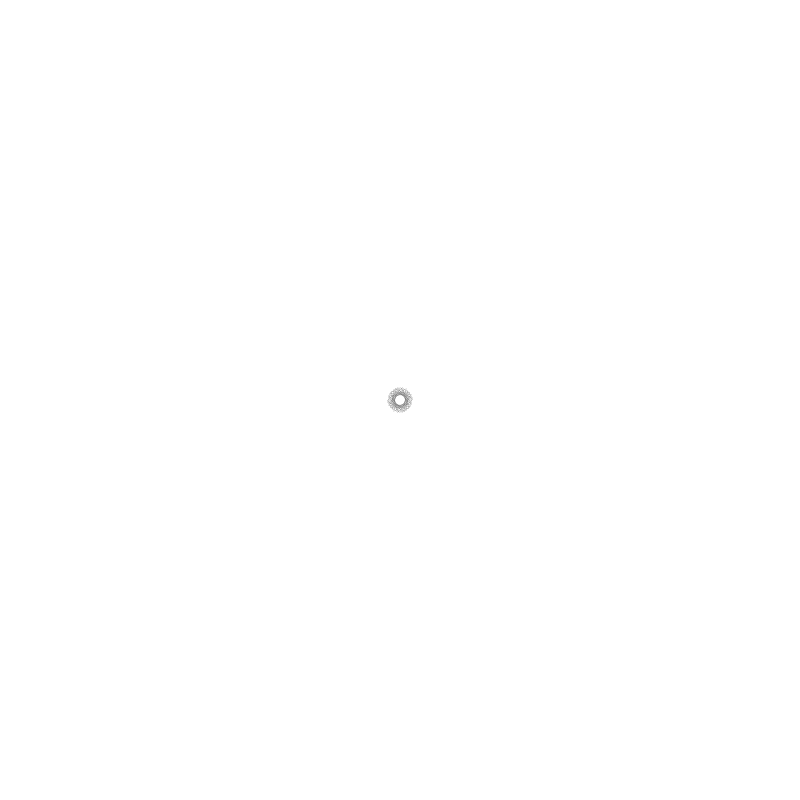
Frame 1 (no input)
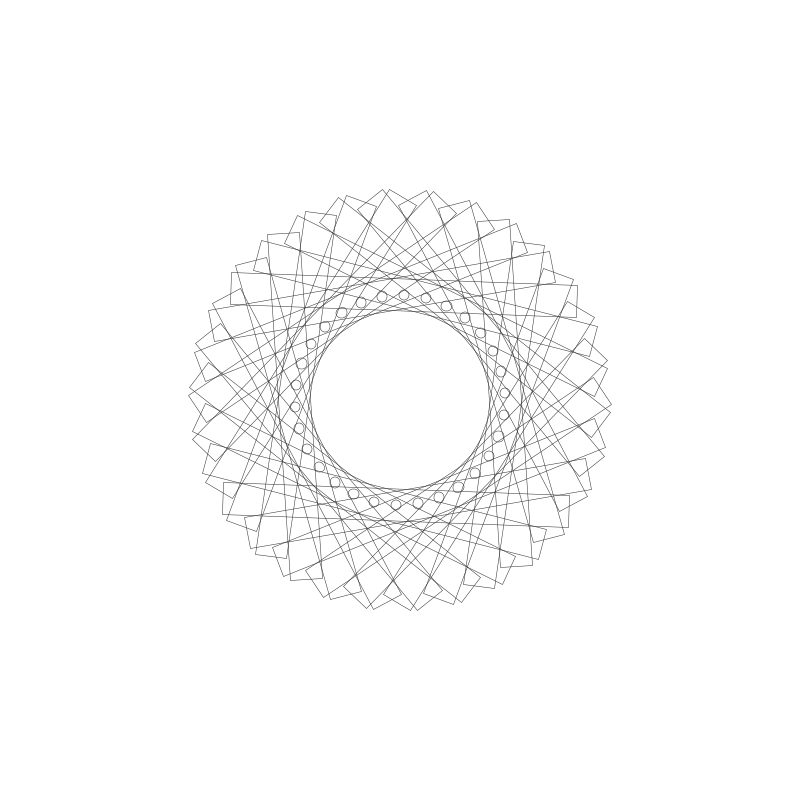
Frame 60 (the mouse pressed at the canvas centre just before this capture)
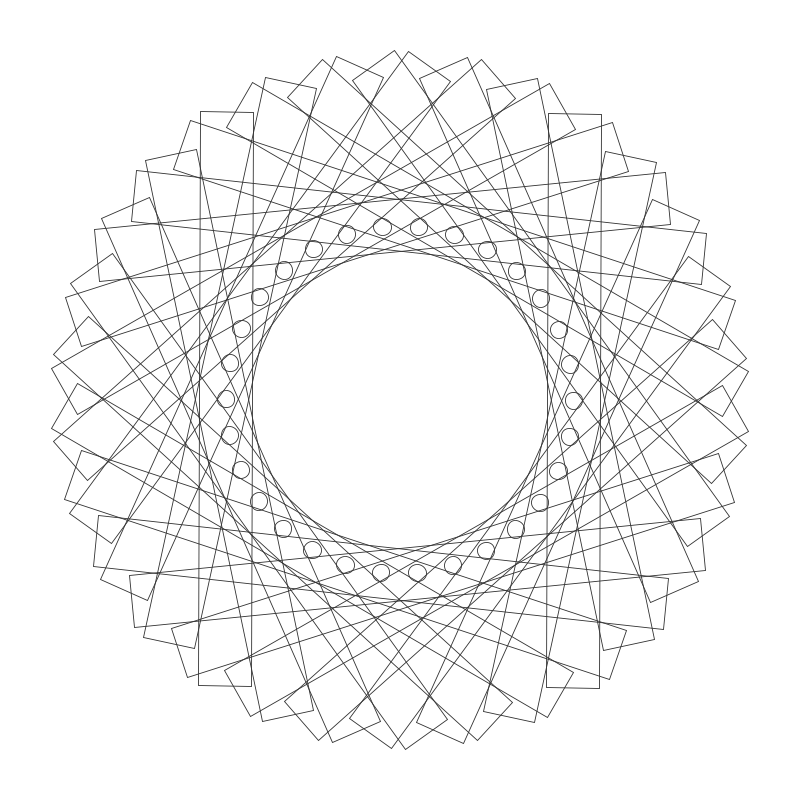
Frame 120 (the mouse held since frame 60 and released just before this capture)

The Processing sketch that drew these frames (run headless with seeded random() and noise(); from frame 60 on, the mouse is pressed at the canvas centre):

// Processing sketch: week05_alptugan_Rotational_Symmetry_03
// ── week05_alptugan_Rotational_Symmetry_03.pde
float circularRad;
float numItem;
float x;
float y;
float angle;

float rw;
float rh;

void setup() {
  surface.setLocation(100,100);
  size(800,800);
  numItem = 30;
  x = 0;
  y = 0;
  circularRad = 200;
  
  rw = 60;
  rh = 660;
}

void draw() {
  background(255);
  
  pushMatrix();
  noStroke();
  
  
  // Move everthing in the forloop to center
  translate(width/2, height/2);
  scale(sin(millis()*0.0005));
  rotate(radians(millis() * 0.04));
  // calculate angle per circle
  angle = 360 / numItem;
  for(int i = 0; i < numItem; i = i + 1) {
    //calculate current angle for each circle
    // 1st 0
    // 2nd 36
    // 3rd 72
    // ... so on; in every cycle in for loop we multiply 
    // angle with current i value
    // In Processing we have convert degrees to radians
    float curAngle = radians(angle * i);
    x = circularRad * cos(curAngle);
    y = circularRad * sin(curAngle);
    
    
    fill(#333333);
    pushMatrix();
    translate(x,y);
    rotate(curAngle);
    noFill();
    stroke(#333333);
    rect(-rw*0.5,-rh*0.5, rw, rh);
    popMatrix();
    
    //fill(#ffcc00);
    
    circle(x,y,20);
  }
  popMatrix();
}

void keyPressed() {
  
 if(key == 'r') {
  rw = random(50, 1000);
  rh = random(50, 1000);
  circularRad = random(10,600);
  numItem = random(3,100);
 }
}
